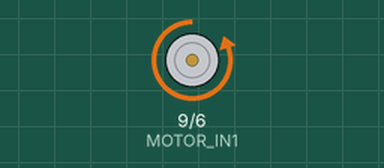
This sketch was run on a simulated Arduino Uno, built with avr-gcc and run on an emulated ATmega328P. Parts: motor-driver pin pairs drawn as motors (green arrow = first pin HIGH = forward, orange = second pin HIGH = backward, longer = more drive). What the sketch prints to the serial monitor is not drawn.

Above: at 3.0 s.
At 9.1 s:
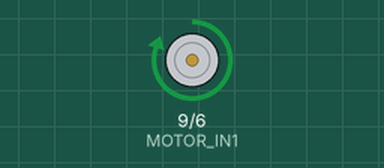
Timing chart, 0 to 15.9 s (numbered marks = the images above):
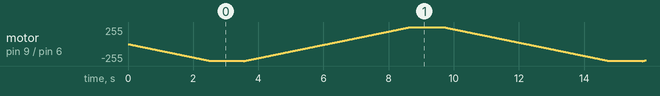

The sketch:

InlandPlus_DRV8871_ArduinoCode.ino
```cpp
// Basic sketch for trying out the Adafruit DRV8871 Breakout

#define MOTOR_IN1 9
#define MOTOR_IN2 6

void setup() {
  Serial.begin(115200);

  Serial.println("DRV8871 test");

  pinMode(MOTOR_IN1, OUTPUT);
  pinMode(MOTOR_IN2, OUTPUT);
}

void loop() {

  // ramp up forward
  digitalWrite(MOTOR_IN1, LOW);
  for (int i=0; i<255; i++) {
    analogWrite(MOTOR_IN2, i);
    delay(10);
  }

  // forward full speed for one second
  delay(1000);

  // ramp down forward
  for (int i=255; i>=0; i--) {
    analogWrite(MOTOR_IN2, i);
    delay(10);
  }

  // ramp up backward
  digitalWrite(MOTOR_IN2, LOW);
  for (int i=0; i<255; i++) {
    analogWrite(MOTOR_IN1, i);
    delay(10);
  }

  // backward full speed for one second
  delay(1000);

  // ramp down backward
  for (int i=255; i>=0; i--) {
    analogWrite(MOTOR_IN1, i);
    delay(10);
  }
}
```
